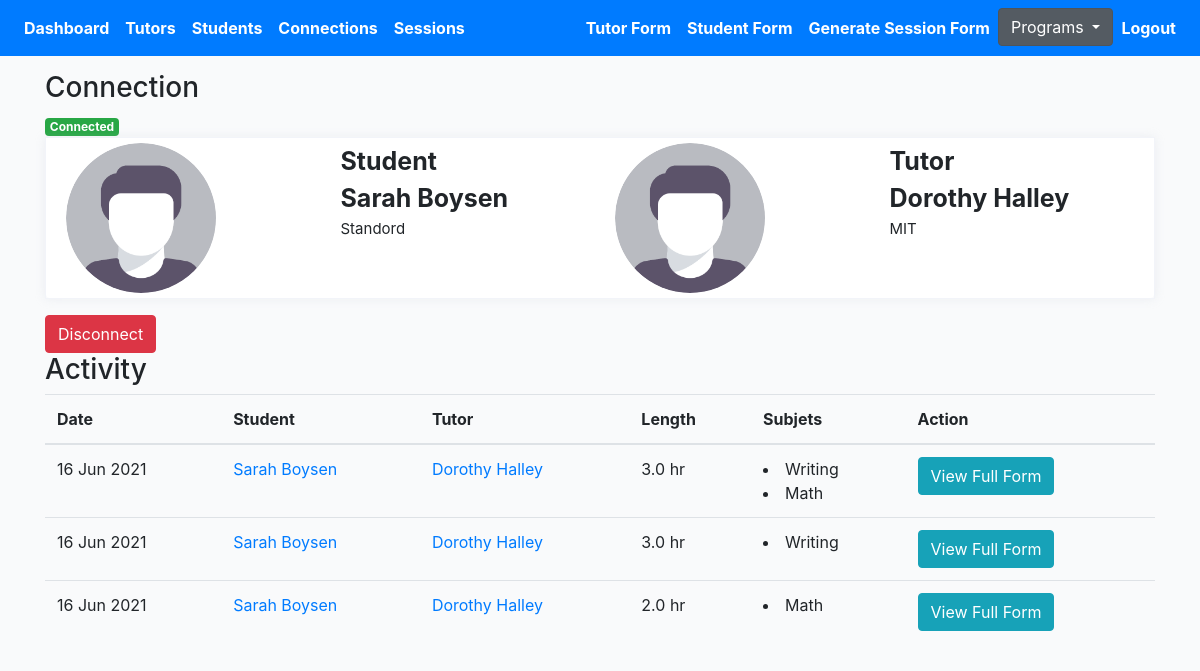
Page /profiles/119/connection-detail (signed in) on the committed database.
### profiles/models.py (models this page shows, shortened)
class Connection(models.Model):
    created = models.DateTimeField(auto_now_add=True)
    student = models.ForeignKey(Profile, on_delete=models.CASCADE, related_name='student')
    tutor = models.ForeignKey(Profile, on_delete=models.CASCADE, related_name='tutor')
    status = models.CharField(max_length=200, choices=STATUS_CHOICES)
    updated = models.DateTimeField(auto_now=True)
    flag = models.BooleanField(default=False)

class Profile(models.Model):
    role = models.CharField(max_length=200, choices=ROLE_CHOICES_PROFILE, null=True)
    avatar = models.ImageField(default='avatar.png', upload_to='avatars/')
    first_name = models.CharField(max_length=200, blank=True)
    last_name = models.CharField(max_length=200, blank=True)
    email = models.EmailField(max_length=200, blank=True)
    student_grade = models.CharField(null=True, blank=True, max_length=200, choices=STUDENT_GRADE_CHOICES)
    grade = models.CharField(null=True, blank=True, max_length=200, choices=GRADE_CHOICES)
    academic_advisor = models.ForeignKey(Academicadvisor, null=True, blank=True, on_delete=models.CASCADE, related_name='academic_advisor')
    academic_advisor_email = models.EmailField(max_length=200, blank=True)
    subjects = models.ManyToManyField(Subject, blank=True, related_name='subjects')
    school = models.CharField(max_length=200, blank=True)
    friends = models.ManyToManyField("self", blank=True, related_name='testfriends')
    updated = models.DateTimeField(auto_now=True)
    created = models.DateTimeField(auto_now_add=True)
    slug = models.SlugField(unique=True, blank=True)
    flag = models.BooleanField(default=False)
    parent1_first_name = models.CharField(max_length=200, blank=True)
    parent1_last_name = models.CharField(max_length=200, blank=True)
    parent1_phone = models.CharField(max_length=200, blank=True)
    parent1_email = models.EmailField(max_length=200, blank=True)
    student_capacity = models.IntegerField(null=True, blank=True)
    phone = models.CharField(max_length=200, blank=True)
    question = models.TextField(null=True, blank=True, max_length=1000)
    languages = models.ManyToManyField(Language, blank=True, related_name='subjects')
    comfortable_share_phone = models.BooleanField(default=False)
    permission_share_grade = models.BooleanField(default=False)
    optional_school_loop_profile_link = models.TextField(null=True, blank=True, max_length=500)
    optional_school_loop_username = models.TextField(null=True, blank=True, max_length=500)
    optional_school_loop_password = models.TextField(null=True, blank=True, max_length=500)
    parent_languages = models.ManyToManyField(Parentlanguage, blank=True, related_name='subjects')
    age = models.IntegerField(null=True, blank=True)
    def get_absolute_url(self):
        return reverse("profiles:profile-detail-view", kwargs={"slug": self.slug})
    __initial_first_name = None
    __initial_last_name = None
    def __init__(self, *args, **kwargs):
        super().__init__(*args, **kwargs)
        self.__initial_first_name = self.first_name
        self.__initial_last_name = self.last_name

class Session(models.Model):
    connection = models.ForeignKey(Connection, on_delete=models.CASCADE)
    meet = models.IntegerField(null=True, blank=True)
    length = models.FloatField(null=True, blank=True)
    subjects = models.ManyToManyField(Subject, blank=True, related_name='sessionsubjects')
    updated = models.DateTimeField(null=True, blank=True)
    created = models.DateTimeField(auto_now_add=True)
    help = models.TextField(null=True, blank=True, max_length=1000)
    support = models.ManyToManyField(Support, blank=True, related_name='supports')
    othersupport = models.CharField(null=True, blank=True, max_length=200)
    rate = models.IntegerField(null=True, blank=True)
    productivity = models.IntegerField(null=True, blank=True)
    question = models.TextField(null=True, blank=True, max_length=1000)
    disconnect = models.CharField(null=True, blank=True, max_length=200, choices=CONT_STATUS_CHOICES)
    submit_status = models.BooleanField(default=False)
    flag = models.BooleanField(default=False)
    reason_disconnect= models.TextField(null=True, blank=True, max_length=1000)
    def get_subjects(self):
        return self.subjects.all()
    def get_absolute_url(self):
        return reverse("profiles:session-detail-view", kwargs={"pk": self.pk})

class Subject(models.Model):
    name = models.CharField(max_length=200, blank=True)
    def __str__(self):
        return self.name

### profiles/views.py (the view)
# urls.py: path('<pk>/connection-detail', ConnectionDetailView.as_view(), name='connection-profile-detail'),
@method_decorator(login_required, name='dispatch')
@method_decorator(allowed_users(allowed_roles=['tutor', 'admin']), name='dispatch')
class ConnectionDetailView(DetailView):
    model = Connection
    template_name = 'tutor/connection-detail.html'
    def get_object(self):
        pk = self.kwargs.get('pk')
        connection = Connection.objects.get(pk=pk)
        return connection
    def get_context_data(self, **kwargs):
        context = super().get_context_data(**kwargs)
        pk = self.kwargs.get('pk')
        connection = Connection.objects.get(pk=pk)
        sessions = Session.objects.filter(submit_status=True).filter(connection=connection)
        sessions_ = []
        for item in sessions:
            sessions_.append(item)
        context["sessions"] = sessions_
        return context

### templates/tutor/connection-detail.html (shortened to what this page needs)
{% extends 'base.html' %}
{% load static %}
{% block stylesheet %}{% static '/css/profile.css' %}{% endblock %}
{% block content %}
<h3>Connection</h3>
{% if connection.status == 'connected' %}
<div><span class="badge badge-success">Connected</div>
{% elif connection.status == 'disconnected' %}
<div><span class="badge badge-danger">Disconnected</span><span> on {{connection.updated | date:"M d, Y" }}</span></div>
{% elif connection.status == 'inactive' %}
<div><span class="badge badge-warning">Inactive</div>
{% endif %}
<div class="profile-page tx-13">
    <div class="row">
        <div class="col-12 grid-margin">
            <div class="profile-header">
                <div class="header-links">
                    <div class="container header">
                        <div class="row">
                            <div class="col">
                                <div class="row">
                                    <div class="col">
                                        <img class="profile-pic" src="{{connection.student.avatar.url}}" alt="profile">
                                    </div>
                                    <div class="col">
                                        <div style="font-size:25px; font-weight:bold" class="profile-name">
                                            {{connection.student.role|title }}</div>
                                        <div style="font-size:25px; font-weight:bold" class="profile-name">
                                            {{connection.student.first_name}}
                                            {{connection.student.last_name}}</div>
                                        <div style="font-size:15px" class="profile-name">
                                            {{connection.student.school}}</div>
                                    </div>
                                </div>
                            </div>
                            <div class="col">
                                <div class="row">
                                    <div class="col">
                                        <img class="profile-pic" src="{{connection.tutor.avatar.url}}" alt="profile">
                                    </div>
                                    <div class="col">
                                        <div style="font-size:25px; font-weight:bold" class="profile-name">
                                            {{connection.tutor.role|title }}</div>
                                        <div style="font-size:25px; font-weight:bold" class="profile-name">
                                            {{connection.tutor.first_name}}
                                            {{connection.tutor.last_name}}</div>
                                        <div style="font-size:15px" class="profile-name">
                                            {{connection.tutor.school}}</div>
                                    </div>
                                </div>
                            </div>
                        </div>
                    </div>
                </div>
            </div>
        </div>
    </div>
</div>
{% if connection.status == 'connected' %}
<form action="{% url 'profiles:remove-connect' %}" method="POST">
    <button type="submit" class="btn btn-danger">Disconnect</button>
</form>
{% elif connection.status == 'disconnected' %}
<a href="{% url 'profiles:student-detail-view' connection.student.slug %}"><button type="submit"
        class="btn btn-info">Connect
        Tutor</button></a>
{% endif %}
<h3>Activity</h3>
<div class="table-responsive-lg">
    <table class="table">
        <thead>
            <tr>
                <th scope="col">Date</th>
                <th scope="col">Student</th>
                <th scope="col">Tutor</th>
                <th scope="col">Length</th>
                <th scope="col">Subjets</th>
                <th scope="col">Action</th>
            </tr>
        </thead>
        <tbody>
            {% for obj in sessions %}
            <tr>
                <td>{{obj.created|date:"d M Y"}}</td>
                <td><a href="{{obj.connection.student.get_absolute_url}}">{{obj.connection.student.first_name}}
                        {{obj.connection.student.last_name}}</a></td>
                <td><a href="{{obj.connection.tutor.get_absolute_url}}">{{obj.connection.tutor.first_name}}
                        {{obj.connection.tutor.last_name}}</a></td>
                <td>{{obj.length}} hr</td>
                <td>
                    {% for subject in obj.get_subjects %}
                    <li>{{subject}}</li>
                    {% endfor %}
                </td>
                <td><a href="{{obj.get_absolute_url}}"><button type="submit" class="btn btn-info">View Full
                            Form</button></a></td>
            </tr>
            {% endfor %}
        </tbody>
    </table>
</div>
{% endblock content %}

### templates/base.html (shortened to what this page needs)
{% load static %}
<!DOCTYPE html>
<html lang="en">
<head>
    <link href="https://netdna.bootstrapcdn.com/bootstrap/4.4.1/css/bootstrap.min.css" rel="stylesheet">
    <link href="https://maxcdn.bootstrapcdn.com/font-awesome/4.3.0/css/font-awesome.min.css" rel="stylesheet">
    <link rel="stylesheet" href="https://cdnjs.cloudflare.com/ajax/libs/Chart.js/2.8.0/Chart.min.css"
 />
    <link rel="stylesheet" type="text/css" href="https://cdn.datatables.net/1.10.22/css/jquery.dataTables.min.css">
    <link rel="stylesheet" href="{% static '/css/base.css' %}">
    <link rel="stylesheet" href="{% block stylesheet %}{% endblock %}">
    <link href="https://nightly.datatables.net/css/jquery.dataTables.css" rel="stylesheet" type="text/css" />
    <link rel="stylesheet" type="text/css"
        href="https://cdnjs.cloudflare.com/ajax/libs/select2/4.0.3/css/select2.min.css">
    <link href="//cdn.datatables.net/buttons/1.6.2/css/buttons.dataTables.min.css" rel="stylesheet" />
</head>
<body>
    <header class="pb-3">
        {% include 'navbar.html' %}
    </header>
    <div class="container">
        {% block content %}
        {% endblock content %}
    </div>
</body>
</html>

### templates/navbar.html (shortened to what this page needs)
<nav class="navbar navbar-expand-lg navbar-dark bg-primary fixed-top">
    <div class="collapse navbar-collapse" id="navbarSupportedContent">
        <ul class="navbar-nav mr-auto">
            <li class="nav-item active">
                <a class="nav-link" style="font-weight: bold" href="{% url 'profiles:dashboard' %}">Dashboard</a>
            </li>
            <li class="nav-item active">
                <a class="nav-link" style="font-weight: bold" href="{% url 'profiles:tutor-profiles-view' %}">Tutors</a>
            </li>
            <li class="nav-item active">
                <a class="nav-link" style="font-weight: bold"
                    href="{% url 'profiles:student-profiles-view' %}">Students</a>
            </li>
            <li class="nav-item active">
                <a class="nav-link" style="font-weight: bold"
                    href="{% url 'profiles:connection-view' %}">Connections</a>
            </li>
            <li class="nav-item active">
                <a class="nav-link" style="font-weight: bold" href="{% url 'profiles:session-view' %}">Sessions</a>
            </li>
        </ul>
        <ul class="navbar-nav ml-auto">
            <li class="nav-item active">
                <a class="nav-link" style="font-weight: bold" href="{% url 'profiles:tutor-profile-form' %}"
                    target="_blank">Tutor Form</a>
            </li>
            <li class="nav-item active">
                <a class="nav-link" style="font-weight: bold" href="{% url 'profiles:student-profile-form' %}"
                    target="_blank">Student Form</a>
            </li>
            <li class="nav-item active">
                <a class="nav-link" style="font-weight: bold" href="{% url 'profiles:generate-session-form' %}">Generate
                    Session Form</a>
            </li>
            {% ifequal user.groups.all.0.name "admin" %}
            <div class="dropdown show">
                <a class="btn btn-secondary dropdown-toggle" href="#" role="button" id="dropdownMenuLink"
                    data-toggle="dropdown" aria-haspopup="true" aria-expanded="false">
                    Programs
                </a>
            </div>
            {% endifequal %}
            <li class="nav-item active">
                <a class="nav-link" style="font-weight: bold" href="{% url 'logout' %}">Logout</a>
            </li>
        </ul>
    </div>
</nav>

### core/static/css/base.css (style rules this page uses)
.container { width: 100%; padding-right: 15px; padding-left: 15px; margin-right: auto; margin-left: auto; margin-top: 55px; }
body { background:#FAFAFA; }

### core/static/css/profile.css (style rules this page uses)
body { background-color: #f9fafb; margin-top:0px; }
.profile-page .profile-header { box-shadow: 0 0 10px 0 rgba(183, 192, 206, 0.2); border: 1px solid #f2f4f9; }
.profile-page .profile-header .header-links { padding: 5px; display: -webkit-flex; display: flex; -webkit-justify-content: center; justify-content: center; background: #fff; border-radius: 0 0 .25rem .25rem; }
img { vertical-align: middle; border-style: none; }
.grid-margin { margin-bottom: 1rem; }
.profile-pic { border-radius: 50%; height: auto; width: 150px; }
.container .header { margin-top: 0px; }

### rows in the picture
Connection: student.avatar (placeholder picture), student.role "Student", student.first_name "Sarah", student.last_name "Boysen", student.school "Standord", tutor.avatar (placeholder picture), tutor.role "Tutor", tutor.first_name "Dorothy", tutor.last_name "Halley", tutor.school "MIT"
Session: created "16 Jun 2021", connection.student.first_name "Sarah", connection.student.last_name "Boysen", connection.tutor.first_name "Dorothy", connection.tutor.last_name "Halley", length "3.0"
Subject: name "Writing"
Subject: name "Math"
Session: created "16 Jun 2021", connection.student.first_name "Sarah", connection.student.last_name "Boysen", connection.tutor.first_name "Dorothy", connection.tutor.last_name "Halley", length "3.0"
Session: created "16 Jun 2021", connection.student.first_name "Sarah", connection.student.last_name "Boysen", connection.tutor.first_name "Dorothy", connection.tutor.last_name "Halley", length "2.0"
